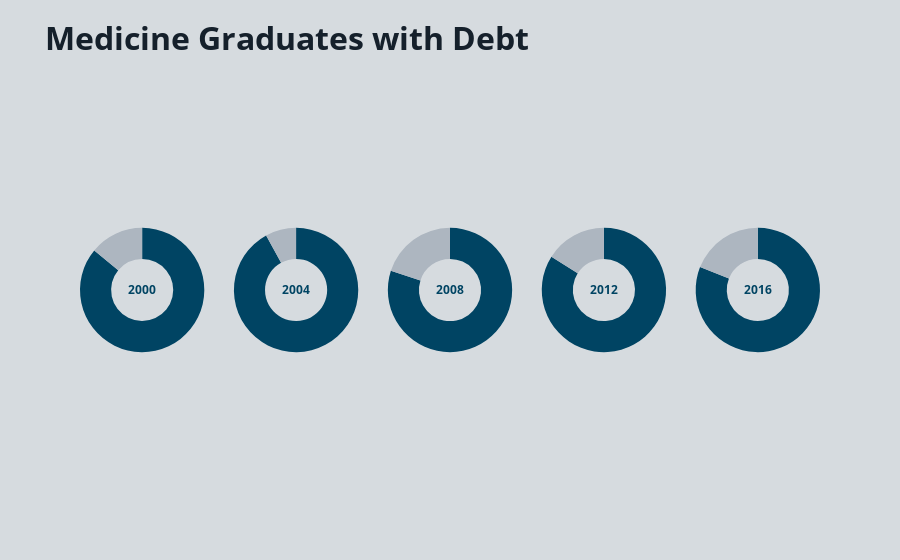

Here is the notebook cell this chart was saved with:
### Markdown cell above
# Medicine

### Code cell
labels = ['In Debt', 'No Debt']

# define colors - blue / light gray
colors = ['#004463', '#adb6c0']

# create subplots, using 'domain' type for pie charts
# place 5 charts in one row
specs = [[{'type':'pie'}, {'type':'pie'}, {'type':'pie'}, {'type':'pie'}, {'type':'pie'}]]
fig = make_subplots(rows=1, cols=5, specs=specs)


# define pie charts
fig.add_trace(go.Pie(labels=labels, values=[86,14], hole=.5, title='<b>2000<b>',
                     marker_colors = colors, sort=False), 1, 1)
fig.add_trace(go.Pie(labels=labels, values=[92,8], hole=.5, title='<b>2004<b>',
                     marker_colors = colors, sort=False), 1, 2)
fig.add_trace(go.Pie(labels=labels, values=[80,20], hole=.5, title='<b>2008<b>',
                     marker_colors = colors, sort=False), 1, 3)
fig.add_trace(go.Pie(labels=labels, values=[84,16], hole=.5, title='<b>2012<b>',
                     marker_colors = colors, sort=False), 1, 4)
fig.add_trace(go.Pie(labels=labels, values=[81,19], hole=.5, title='<b>2016<b>',
                     marker_colors = colors, sort=False), 1, 5)

# layout and hover info
fig.update_traces(hoverinfo='label+percent', textinfo='none')
fig.update(layout_title_text='<b>Medicine Graduates with Debt<b>',
           layout_showlegend=False)


fig.update_layout(
    # title of each pie chart
    font_family = "Open Sans",
    font_color = "#004463",
    font_size = 12,
    
    # main title
    title_font_family = "Open Sans",
    title_font_color =  "#15202b",
    title_font_size = 32,

    # hover
    hoverlabel = dict(
        bgcolor = "white",
        font_size = 18,
        font_color = "#1d2f3d",
        font_family = "Open Sans"
    ),
    plot_bgcolor = '#d6dbdf',
    paper_bgcolor = '#d6dbdf'
)

fig = go.Figure(fig)
fig.show()

### Figure 1 — Plotly figure (JSON) as saved in the notebook; plotly's stock layout.template omitted (floating-point values rounded to 4 significant figures)
{"data": [{"domain": {"x": [0, 0.168], "y": [0, 1]}, "hole": 0.5, "hoverinfo": "label+percent", "labels": ["In Debt", "No Debt"], "marker": {"colors": ["#004463", "#adb6c0"]}, "sort": false, "textinfo": "none", "title": {"text": "<b>2000<b>"}, "type": "pie", "values": [86, 14]}, {"domain": {"x": [0.208, 0.376], "y": [0, 1]}, "hole": 0.5, "hoverinfo": "label+percent", "labels": ["In Debt", "No Debt"], "marker": {"colors": ["#004463", "#adb6c0"]}, "sort": false, "textinfo": "none", "title": {"text": "<b>2004<b>"}, "type": "pie", "values": [92, 8]}, {"domain": {"x": [0.416, 0.584], "y": [0, 1]}, "hole": 0.5, "hoverinfo": "label+percent", "labels": ["In Debt", "No Debt"], "marker": {"colors": ["#004463", "#adb6c0"]}, "sort": false, "textinfo": "none", "title": {"text": "<b>2008<b>"}, "type": "pie", "values": [80, 20]}, {"domain": {"x": [0.624, 0.792], "y": [0, 1]}, "hole": 0.5, "hoverinfo": "label+percent", "labels": ["In Debt", "No Debt"], "marker": {"colors": ["#004463", "#adb6c0"]}, "sort": false, "textinfo": "none", "title": {"text": "<b>2012<b>"}, "type": "pie", "values": [84, 16]}, {"domain": {"x": [0.832, 1], "y": [0, 1]}, "hole": 0.5, "hoverinfo": "label+percent", "labels": ["In Debt", "No Debt"], "marker": {"colors": ["#004463", "#adb6c0"]}, "sort": false, "textinfo": "none", "title": {"text": "<b>2016<b>"}, "type": "pie", "values": [81, 19]}], "layout": {"font": {"color": "#004463", "family": "Open Sans", "size": 12}, "hoverlabel": {"bgcolor": "white", "font": {"color": "#1d2f3d", "family": "Open Sans", "size": 18}}, "paper_bgcolor": "#d6dbdf", "plot_bgcolor": "#d6dbdf", "showlegend": false, "title": {"font": {"color": "#15202b", "family": "Open Sans", "size": 32}, "text": "<b>Medicine Graduates with Debt<b>"}}}
